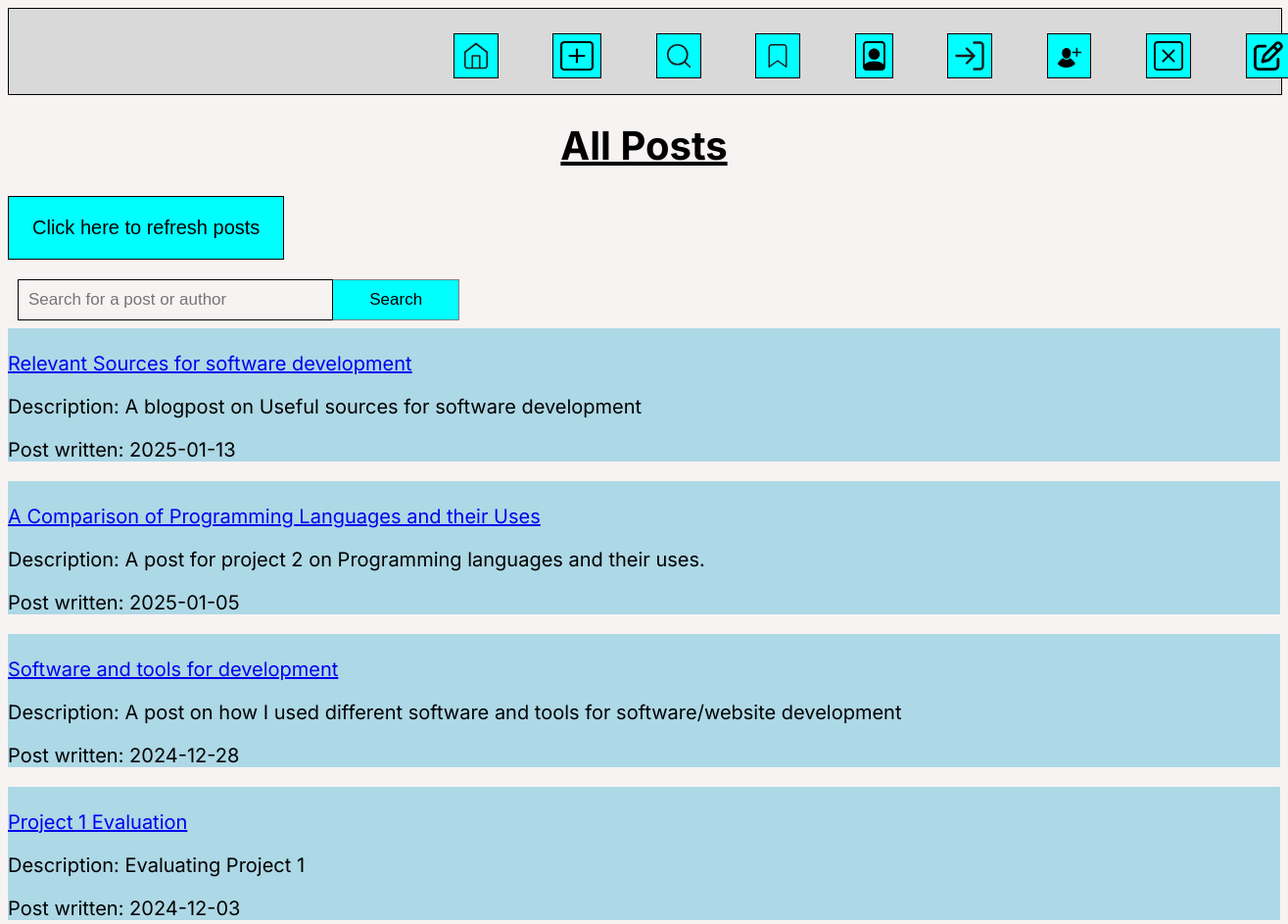
The page /list_posts.php (upper part) on the database as committed earlier.
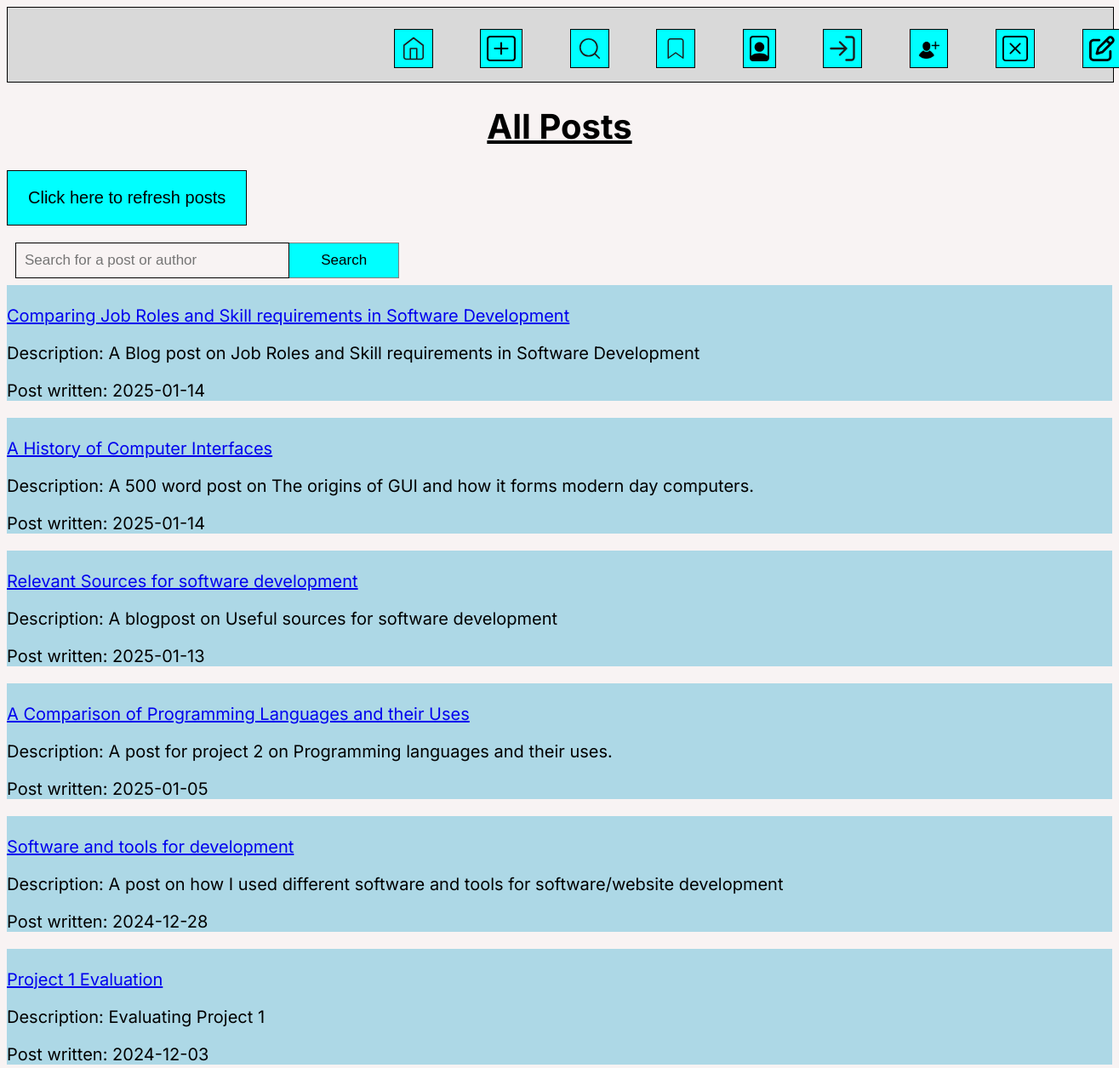
The same page on the database as committed later.
### tables this page shows
CREATE TABLE `posts` (
  `id` int(12) UNSIGNED NOT NULL,
  `title` varchar(255) NOT NULL,
  `description` varchar(255) NOT NULL,
  `post_txt` mediumtext NOT NULL,
  `picture` blob NOT NULL,
  `created` date NOT NULL DEFAULT current_timestamp()
);

### list_posts.php (the view, shortened to what this page needs)
<?php
include 'connectdb.php';
$posts = [];
if (empty($posts)) {
    $stmt = $conn->prepare("SELECT * FROM posts ORDER BY created DESC");
    $stmt->execute();
    $result = $stmt->get_result();
    while ($row = $result->fetch_assoc()) {
        $posts[] = $row;
    }
}
?>
<!DOCTYPE html>
<html lang="en">
<head>
    <link href="list_posts.css" rel="stylesheet">
</head>
<body>
<nav class="Header">
        <a class="icon" class="icon" href="index.php">
            <img src="Home.svg">
            </a>
            <a class="icon" href="new_post_form.php">
            <img src="create_post.svg">
            </a>
            <a class="icon" href="list_posts.php">
            <img src="Search.svg">
        <a class="icon" href="bookmarked_posts.php">
        <img src="Bookmark.svg">
        </a>
            <a class="icon" href="view_profile.php">
            <img src="Account.svg">
            </a>
            </a>
            <a class="icon" href="login.php">
            <img src="login.svg">
            </a>
            <a class="icon" href="signup.php">
            <img src="signup.svg">
            </a>
            <a class="icon" href="delete_profile.php">
        <img src="delete_profile.svg">
        </a>
        <a class="icon" href="feedback.php">
        <img src="feedback.svg">
        </a>
        </nav>
    <h1 class="title"><b><u>All Posts</u></b></h1>
    <div class="refresh">
        <button> <a href="list_posts.php"> Click here to refresh posts</a></button>
    </div>
    <div class="search-button">
        <form method='POST'>
            <input type="text" placeholder="Search for a post or author" name="search">
            <button name="submit">Search</button>
        </form>
    </div>
    <div class="posts-container">
        <?php
        if (!empty($posts)) {
            foreach ($posts as $row) {
                echo '<section class="postCard">';
                echo '<p><a href="retrieve_post.php?id=' . htmlspecialchars($row['id']) . '">' . '<br>', htmlspecialchars($row['title']) . '</a></p>';
                echo '<p>Description: ' . htmlspecialchars($row['description']) . '</p>';
                echo '<p>Post written: ' . htmlspecialchars($row['created']) . '</p>';
                echo '</section>';
            }
        } else {
            echo "<p>No posts found.</p>";
        }
        ?>
    </div>
</body>
</html>

### list_posts.css (style rules this page uses)
body { background-color: #F8F3F3; font-family: "Inter", sans-serif; font-size: 20px; }
nav { width: 100%; margin: auto; height: 87px; display: inline-block; background-color: #D9D9D9; border: 1px solid #000; }
.icon { text-decoration: none; position: relative; left: 33%; }
.icon img { border: #000 thin solid; padding: 7px; height: 30px; background-color: aqua; margin: 25px; }
.title { text-align: center; }
.refresh button { border: #000 thin solid; padding: 20px 24px; background-color: aqua; text-decoration: none; cursor: pointer; font-size: 20px; text-align: center; }
.refresh a { text-decoration: none; color: black; }
input { box-sizing: border-box; float: left; width: 25%; padding: 10px; background: transparent; color: black; font-size: 17px; border: 1px solid black; cursor: pointer; }
form button { background: aqua; float: left; width: 10%; padding: 10px; color: black; font-size: 17px; border: 1px solid grey; border-left: none; cursor: pointer; }
.search-button { text-decoration: none; padding-left: 10px; padding-bottom: 30px; }
section.postCard { background-color: lightblue; display: block; }

Rows that differ between the two databases and show on the page:
added posts: title "Comparing Job Roles and Skill requirements in Software Development", description "A Blog post on Job Roles and Skill requirements in Software Development", created "2025-01-14"
added posts: title "A History of Computer Interfaces", description "A 500 word post on The origins of GUI and how it forms modern day computers.", created "2025-01-14"
